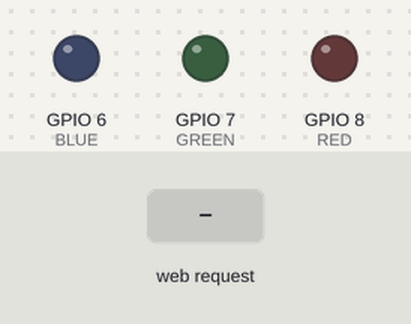
This sketch was run on a simulated ESP8266 (NodeMCU). On the bench: output pins drawn as LEDs (lit = HIGH). Inputs (shaded band) come from the test bench. WiFi joins after 1.5 s; servers stay silent unless stated; what the sketch prints to the serial monitor is not drawn.

Above: at 2.7 s.
2.8 s: HTTP request GET /R received
At 4.0 s:
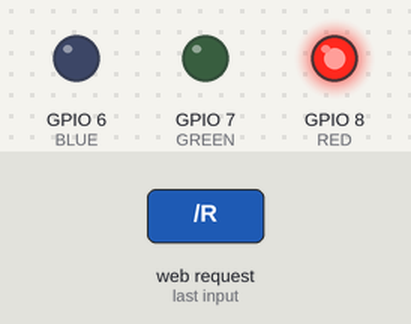
4.3 s: HTTP request GET /G received
At 5.1 s:
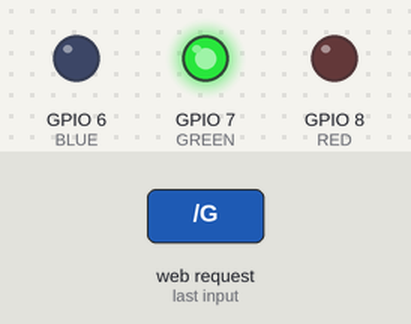
5.8 s: HTTP request GET /B received
At 6.3 s:
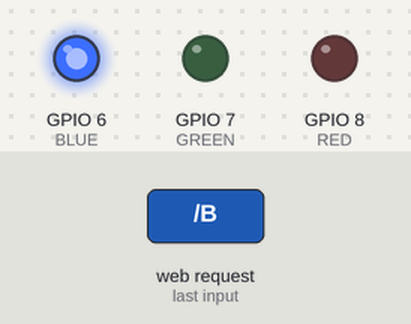
7.3 s: HTTP request GET /W received
At 8.6 s:
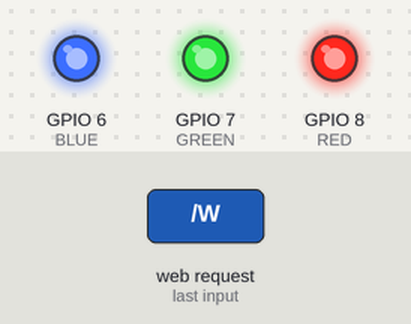
Timing chart, 0 to 9.8 s (numbered marks = the images above; inputs shaded):
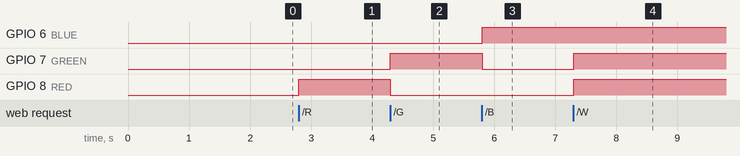

The sketch:

esp8266_ULTRASONIC_espmodule_code.ino
```cpp
#include <ESP8266WiFi.h>
#include <WiFiClient.h>

const char* ssid = "dongle";
const char* password = "TEST0562";
WiFiServer server(80);

int RED = 8;
int GREEN = 7;
int BLUE = 6;

void setup()
{
  Serial.begin(115200);
  delay(10);
  pinMode(RED, OUTPUT);
  pinMode(GREEN, OUTPUT);
  pinMode(BLUE, OUTPUT);

  Serial.println();
  Serial.println();
  Serial.print("Connecting to ");
  Serial.println(ssid);

  WiFi.begin(ssid, password);

  while (WiFi.status() != WL_CONNECTED) {
    delay(500);
    Serial.print(".");
  }
  Serial.println("");
  Serial.println("WiFi connected");

  // Start the server
  server.begin();
  Serial.println("Server started");
  // Print the IP address
  Serial.print("Use this URL to connect: ");
  Serial.print("http://");
  Serial.print(WiFi.localIP());
  Serial.println("/");
}
void loop()
{
  WiFiClient client = server.available();
  if (!client) {
    return;
  }

  // Wait until the client sends some data
  Serial.println("new client");
  while(!client.available()){
    delay(1);
  }
  // Read the first line of the request
  String request = client.readStringUntil('\r');
  Serial.println(request);
  client.flush();

   if (request.indexOf("/R")!=-1)
   {
      digitalWrite(RED,HIGH);
      digitalWrite(GREEN,LOW);
      digitalWrite(BLUE,LOW);
   }
   if (request.indexOf("/G")!=-1)
   {
      digitalWrite(RED,LOW);
      digitalWrite(GREEN,HIGH);
      digitalWrite(BLUE,LOW);
   }
   if (request.indexOf("/B")!=-1)
   {
       digitalWrite(RED,LOW);
       digitalWrite(GREEN,LOW);
       digitalWrite(BLUE,HIGH);
   }
   if (request.indexOf("/W")!=-1)
   {
      digitalWrite(RED,HIGH);
      digitalWrite(GREEN,HIGH);
      digitalWrite(BLUE,HIGH);
   }
   if (request.indexOf("/O")!=-1)
   {
      digitalWrite(RED,LOW);
      digitalWrite(GREEN,LOW);
      digitalWrite(BLUE,LOW);
   }
   client.println("HTTP/1.1 200 OK");
   client.println("Content-Type: text/html");
   client.println("");
   client.println("<!DOCTYPE HTML>");
   client.println("<html>");
   client.println("<br><br>");
   client.println("<center>");
   client.print("<a href=\"/R\"><button> RED </button></a><br><br>");
   client.print("<a href=\"/G\"><button> GREEN</button></a><br><br>");
   client.print("<a href=\"/B\"><button> BLUE</button></a><br><br>");
   client.print("<a href=\"/W\"><button> WHITE </button></a><br><br>");
   client.print("<a href=\"/O\"><button> NO LIGHT</button></a><br><br>");
   client.println("</center>");
   client.println("</html>");
   delay(1);
   Serial.println("Client disonnected");
   Serial.println("");
}
```

Measured:
- after the input at 2.8 s, GPIO 8 (RED): LOW → HIGH at once
- after the input at 4.3 s, GPIO 7 (GREEN): LOW → HIGH at once; GPIO 8 (RED): HIGH → LOW at once
- after the input at 5.8 s, GPIO 6 (BLUE): LOW → HIGH at once; GPIO 7 (GREEN): HIGH → LOW at once
- after the input at 7.3 s, GPIO 7 (GREEN), GPIO 8 (RED): LOW → HIGH at once
